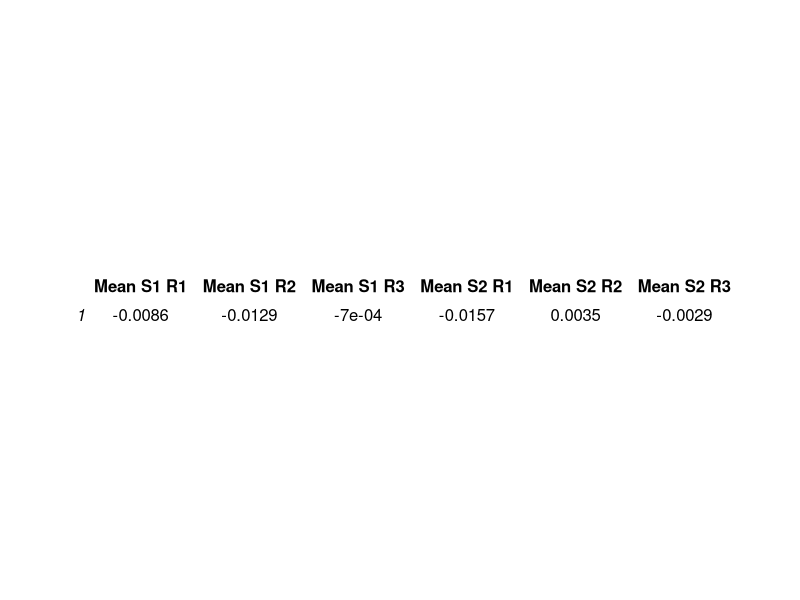
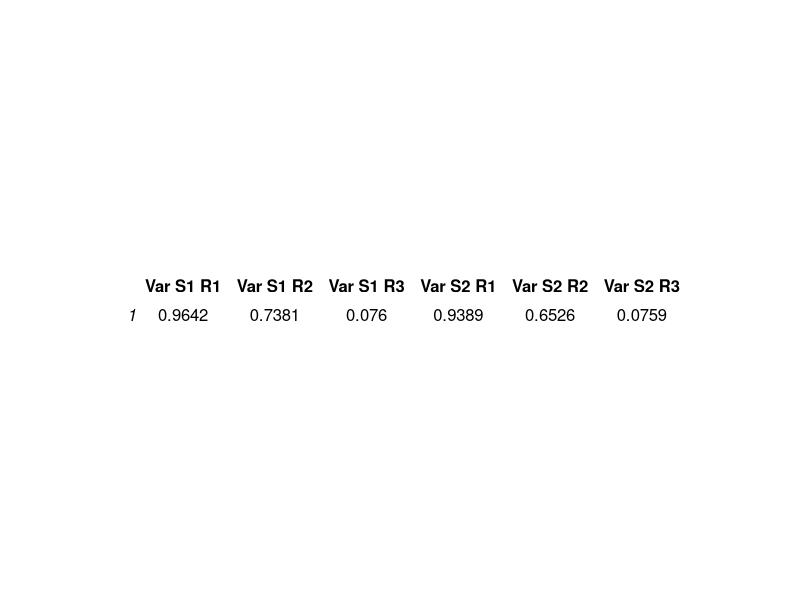
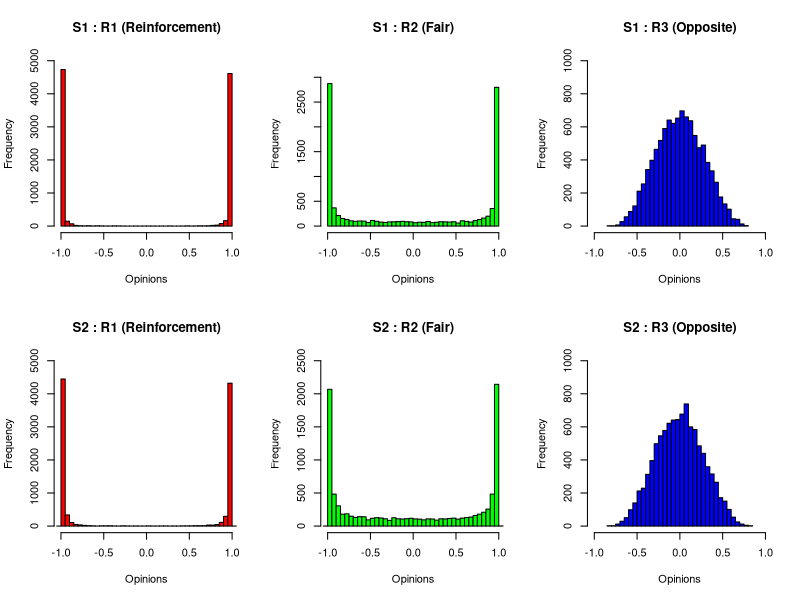

R code for these plots, in order:
# Codi Exercici c

# Per replicar els mateixos resultats establim una seed
set.seed(123)


# Paràmetres
N <- 10000
T <- 15

# Definim les funcions de canvi d'opinió
left_shift <- function(x) x - (1 + x) / 4
right_shift <- function(x) x + (1 - x) / 4

# Definim les funcions de probabilitat de cada regla
# Les opinions per contingut de dreta es fan restant a 1
# les probabilitats per contingut d'esquerra, respectivament
# Probability functions for each rule
r1_left <- function(x) (1 - x)^2 / ((1 + x)^2 + (1 - x)^2)
r2_left <- function(x) (1 - x) / 2
r3_left <- function(x) (1 + x) / 2


# Funcions per simular cada escenari
simulate_r1 <- function(x0) {
  x <- matrix(NA, nrow = N, ncol = T + 1)
  x[, 1] <- x0
  for (t in 1:T) {
    p_left <- r1_left(x[, t])
    choices <- runif(N) < p_left
    x[, t + 1] <- ifelse(choices, left_shift(x[,t]), right_shift(x[,t]))
  }
  return(x[, T + 1])
}

simulate_r2 <- function(x0) {
  x <- matrix(NA, nrow = N, ncol = T + 1)
  x[, 1] <- x0
  for (t in 1:T) {
    p_left <- r2_left(x[, t])
    choices <- runif(N) < p_left
    x[, t + 1] <- ifelse(choices, left_shift(x[,t]), right_shift(x[,t]))
  }
  return(x[, T + 1])
}

simulate_r3 <- function(x0) {
  x <- matrix(NA, nrow = N, ncol = T + 1)
  x[, 1] <- x0
  for (t in 1:T) {
    p_left <- r3_left(x[, t])
    choices <- runif(N) < p_left
    x[, t + 1] <- ifelse(choices, left_shift(x[,t]), right_shift(x[,t]))
  }
  return(x[, T + 1])
}


# Distribucions que segueixen inicialment les opinions
# S1: Uniforme [-1, 1]
s1_x0 <- runif(N, min = -1, max = 1)
# S2: Normal Truncada N(0, 1/13) entre [-1, 1]
s2_x0 <- rnorm(N, mean = 0, sd = sqrt(1/13))

# Simulem cada regla i escenari
simulation_s1_r1 <- simulate_r1(s1_x0)
simulation_s1_r2 <- simulate_r2(s1_x0)
simulation_s1_r3 <- simulate_r3(s1_x0)
simulation_s2_r1 <- simulate_r1(s2_x0)
simulation_s2_r2 <- simulate_r2(s2_x0)
simulation_s2_r3 <- simulate_r3(s2_x0)

library(gridExtra)
# Creem un tipus de visualització per les taula
theme <- ttheme_minimal(
  core = list(
    fg_params = list(
      fontface = "plain", 
      cex = 1  # Text size
    ),
    bg_params = list(
      fill = c("white", "lightgray", "white", "lightgray", "white"),  # Different colors for rows
      alpha = 0.5  # Transparency of background colors
    ),
    linecolor = "black",  # Border color
    lwd = 5  # Border line width (thin)
  ),
  header = list(
    fg_params = list(
      fontface = "bold",  # Make header text bold
      cex = 1  
    ),
    bg_params = list(
      fill = "gray",  # Background color for header
      alpha = 0.5  # Transparency for header
    ),
    linecolor = "black",  # Border color for header
    lwd = 5  # Border width for header
  )
)

# Computem les mitjanes i variàncies de les distribucions computades
mean_s1_r1 <- round(mean(simulation_s1_r1), digits=4)
mean_s1_r2 <- round(mean(simulation_s1_r2), digits=4)
mean_s1_r3 <- round(mean(simulation_s1_r3), digits=4)
mean_s2_r1 <- round(mean(simulation_s2_r1), digits=4)
mean_s2_r2 <- round(mean(simulation_s2_r2), digits=4)
mean_s2_r3 <- round(mean(simulation_s2_r3), digits=4)

means <- data.frame(
  "Mean S1:R1" = mean_s1_r1,
  "Mean S1:R2" = mean_s1_r2,
  "Mean S1:R3" = mean_s1_r3,
  "Mean S2:R1" = mean_s2_r1,
  "Mean S2:R2" = mean_s2_r2,
  "Mean S2:R3" = mean_s2_r3
)
colnames(means) <- gsub("\\.", " ", colnames(means))
pdf("Means.pdf", width = 12.5, height = 1)
grid.table(means, theme = theme)
dev.off()


var_s1_r1 <- round(var(simulation_s1_r1), digits=4)
var_s1_r2 <- round(var(simulation_s1_r2), digits=4)
var_s1_r3 <- round(var(simulation_s1_r3), digits=4)
var_s2_r1 <- round(var(simulation_s2_r1), digits=4)
var_s2_r2 <- round(var(simulation_s2_r2), digits=4)
var_s2_r3 <- round(var(simulation_s2_r3), digits=4)

variances <- data.frame(
  "Var S1:R1" = var_s1_r1,
  "Var S1:R2" = var_s1_r2,
  "Var S1:R3" = var_s1_r3,
  "Var S2:R1" = var_s2_r1,
  "Var S2:R2" = var_s2_r2,
  "Var S2:R3" = var_s2_r3
)
colnames(variances) <- gsub("\\.", " ", colnames(variances))
pdf("Variances.pdf", width = 12.5, height = 1)
grid.table(variances, theme = theme)
dev.off()

# Creem els histogrames i els guardem en PDF
pdf("Opinion_Histograms.pdf", width = 10, height = 6)  # Open PDF device, set size
par(mfrow = c(2, 3))  # 2 rows (S1, S2), 3 columns (R1, R2, R3)
hist(simulation_s1_r1,
     main = "S1 : R1 (Reinforcement)",
     xlab = "Opinions",
     ylab = "Frequency",
     breaks = 50,
     col = "red",
     border = "black",
     xlim = c(-1, 1),
     ylim = c(0, N/2)
)

hist(simulation_s1_r2,
     main = "S1 : R2 (Fair)",
     xlab = "Opinions",
     ylab = "Frequency",
     breaks = 50,
     col = "green",
     border = "black",
     xlim = c(-1, 1),
     ylim = c(0, N/3)
)

hist(simulation_s1_r3,
     main = "S1 : R3 (Opposite)",
     xlab = "Opinions",
     ylab = "Frequency",
     breaks = 50,
     col = "blue",
     border = "black",
     xlim = c(-1, 1),
     ylim = c(0, N/10)
)

hist(simulation_s2_r1,
     main = "S2 : R1 (Reinforcement)",
     xlab = "Opinions",
     ylab = "Frequency",
     breaks = 50,
     col = "red",
     border = "black",
     xlim = c(-1, 1),
     ylim = c(0, N/2)
)

hist(simulation_s2_r2,
     main = "S2 : R2 (Fair)",
     xlab = "Opinions",
     ylab = "Frequency",
     breaks = 50,
     col = "green",
     border = "black",
     xlim = c(-1, 1),
     ylim = c(0, N/4)
)

hist(simulation_s2_r3,
     main = "S2 : R3 (Opposite)",
     xlab = "Opinions",
     ylab = "Frequency",
     breaks = 50,
     col = "blue",
     border = "black",
     xlim = c(-1, 1),
     ylim = c(0, N/10)
)

dev.off()